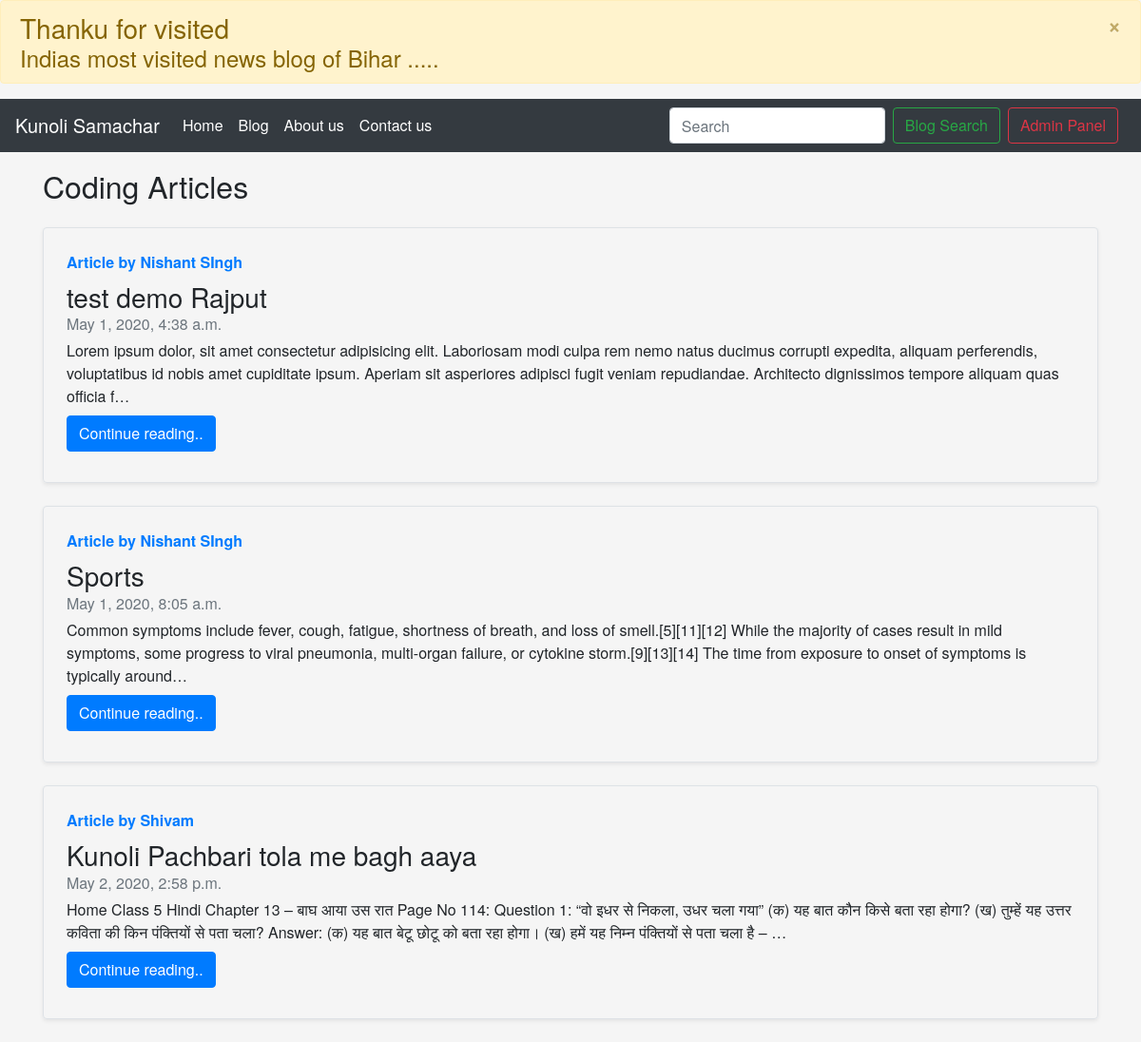
Screenshot of /blog/ with the database file from the repository.
### blog/models.py (models this page shows, shortened)
class Post(models.Model):
    sno=models.AutoField(primary_key=True)
    title=models.CharField(max_length=255)
    slug=models.CharField(max_length=150)
    content=models.TextField()
    author=models.CharField(max_length=23)
    timeStamp=models.DateTimeField(blank=True)

### blog/views.py (the view)
# urls.py: path('', views.bloghome, name='bloghome'),
def bloghome(request):
    allPosts = Post.objects.all()
    context = {'allPosts': allPosts}
    return render(request, 'blog/bloghome.html', context)

### templates/blog/bloghome.html (shortened to what this page needs)
{% extends "base.html" %}
{% block body %}
<div class="container my-3">
    <h2>Coding Articles  </h2>
    {% for post in allPosts %}
   <div class="row no-gutters border rounded overflow-hidden flex-md-row mb-4 shadow-sm h-md-250 position-relative my-4">
        <div class="col p-4 d-flex flex-column position-static">
          <strong class="d-inline-block mb-2 text-primary"> Article by {{post.author}}</strong>
          <h3 class="mb-0"> {{post.title}} </h3>
          <div class="mb-1 text-muted">{{post.timeStamp}}</div>
            <p class="card-text mb-auto">{{post.content | truncatechars:300 }}</p>
            <div class="my-2">
          <a href="/blog/{{post.slug}}" role="button" class="btn btn-primary">Continue reading..</a>
          </div>
        </div>
</div>
        {% endfor %}
      </div>
{% endblock body %}

### templates/base.html (shortened to what this page needs)
<!doctype html>
{% load static %}
<html lang="en">
  <head>
<div class="alert alert-warning alert-dismissible fade show" role="alert">
    <h3> Thanku for  visited </h3> <h4>Indias most visited news blog of Bihar  .....</h4>
  <button type="button" class="close" data-dismiss="alert" aria-label="Close">
    <span aria-hidden="true">&times;</span>
  </button>
</div>
    <link rel="stylesheet" href="https://stackpath.bootstrapcdn.com/bootstrap/4.4.1/css/bootstrap.min.css">
        <link rel="stylesheet" type="text/css" href="{% static 'css/style.css' %}"/>
  </head>
  <div>
    <nav class="navbar navbar-expand-lg navbar-dark bg-dark">
  <a class="navbar-brand">Kunoli Samachar</a>
  <div class="collapse navbar-collapse" id="navbarSupportedContent">
    <ul class="navbar-nav mr-auto">
      <li class="nav-item active">
        <a class="nav-link" href="/">Home <span class="sr-only">(current)</span></a>
      </li>
      <li class="nav-item active">
        <a class="nav-link" href="/blog">Blog</a>
      </li>
   <li class="nav-item active">
        <a class="nav-link" href="/aboutus">About us</a>
      </li>
        <li class="nav-item active">
        <a class="nav-link" href="/contact">Contact us </a>
      </li>
    </ul>
    <form  method="get" action="/serach" class="form-inline my-2 my-lg-0">
      <input class="form-control mr-sm-2" type="search" placeholder="Search" aria-label="Search" name="query" id="query">
      <button class="btn btn-outline-success my-2 my-sm-0" type="submit">Blog Search </button>
    </form>
        <a href="/admin"  role="button" target="_blank" class="btn btn-outline-danger m-2 my-sm-0" type="submit my-2">Admin Panel   </a>
</div>
</nav>
  </div>
{% block body %}
{% endblock body %}
  </body>
</html>

### static/css/style.css (style rules this page uses)
body, h1, h2, h3, h4, p, ul, ol, form, fieldset, figure { margin: 0; padding: 0; }
div, figure, img, input, button { box-sizing: border-box; }
ul, ol { list-style: outside none none; }
a { text-decoration: none; }

### rows the page displays
Post: author "Nishant SIngh", title "test demo Rajput", timeStamp "May 1, 2020, 4:38 a.m.", content "Lorem ipsum dolor, sit amet consectetur adipisicing elit. Laboriosam modi culpa rem nemo natus ducimus corrupti expedita, aliquam perferendis, voluptatibus id nobis amet cupiditate ipsum. Aperiam sit asperiores adipisci fugit veniam repudiandae. Architecto dignissimos tempore aliquam quas officia f…"
Post: author "Nishant SIngh", title "Sports", timeStamp "May 1, 2020, 8:05 a.m.", content "Common symptoms include fever, cough, fatigue, shortness of breath, and loss of smell.[5][11][12] While the majority of cases result in mild symptoms, some progress to viral pneumonia, multi-organ failure, or cytokine storm.[9][13][14] The time from exposure to onset of symptoms is typically around…"
Post: author "Shivam", title "Kunoli Pachbari tola me bagh aaya", timeStamp "May 2, 2020, 2:58 p.m.", content "Home Class 5 Hindi Chapter 13 – बाघ आया उस रात Page No 114: Question 1: “वो इधर से निकला, उधर चला गया” (क) यह बात कौन किसे बता रहा होगा? (ख) तुम्हें यह उत्तर कविता की किन पंक्तियों से पता चला? Answer: (क) यह बात बेटू छोटू को बता रहा होगा। (ख) हमें यह निम्न पंक्तियों से पता चला है – …"
